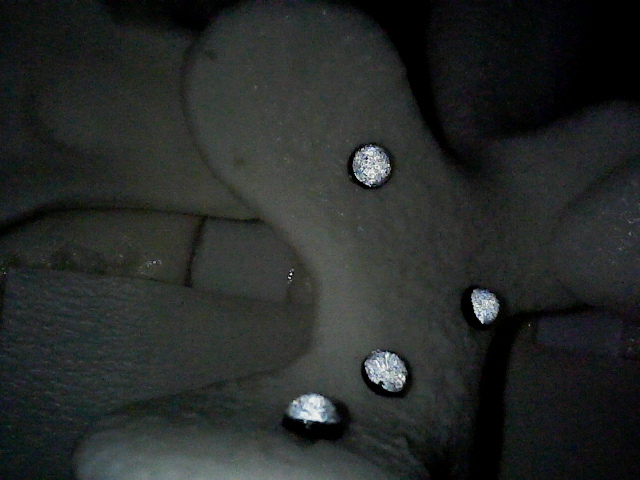
#> input picture Data_collection/calib_charuco/shot_004/led1.png, 640 x 480 px, found by its file name; its folder holds 3 pictures in this run; the run also reads 1 picture not shown here
$ python fusion_shot011.py
#> lines starting #> are read from the running program, lines starting #| are printed output that depends on the picture; after the words box and inside, x2 and y2 are one past the last pixel; in counts of white or black regions, pixels touching at a corner belong together
### scripts/reconstruction/bone_depth_batch.py
"""
Batch photometric-stereo depth estimation for the "BONE PICTURE" dataset.
================================================================================

This processes a whole folder of bone photos automatically. The capture rig
takes 4 photos per physical location/sample:

    pN-1.jpg   ALL LEDs on        (uniform reference - NOT used for stereo)
    pN-2.jpg   RIGHT LED only     (light from the +x / right side)
    pN-3.jpg   TOP   LED only     (light from the +y / upper side)
    pN-4.jpg   LEFT  LED only     (light from the -x / left side)

(The -1 = all-on / -2 = right / -3 = top / -4 = left convention was verified
 on all 17 locations: index 1 is always the most uniform image, and the other
 three are lit from the right, top and left respectively.)

METHOD  (identical in spirit to photometric_depth_test.py)
--------------------------------------------------------------------------------
  1. Take the 3 single-LED images. Each gives one brightness per pixel.
  2. Woodham photometric stereo: for every pixel solve the 3x3 linear system
         L @ g = I        ->     g = L^-1 @ I
     where the rows of L are the 3 known light directions and I is the pixel's
     3 brightnesses. Then  albedo = |g|  and  surface normal n = g / |g|.
  3. Turn the per-pixel normals into depth gradients
         p = d(depth)/d(col) = +nx/nz
         q = d(depth)/d(row) = -ny/nz
     and integrate them into a depth map z(x, y) with the Frankot-Chellappa
     Poisson solver (FFT, fast, no per-pixel loop -- this is the frequency
     domain integrator named in the original script's docstring).
  4. The result is a PER-PIXEL RELATIVE depth map (one heat-map per location)
     plus a few summary numbers per location written to a CSV.

UNITS / WHAT THE NUMBERS MEAN
--------------------------------------------------------------------------------
Plain photometric stereo recovers shape only up to an unknown overall offset
and scale (there is no coaxial point-light calibration image here, and you
asked to ignore the all-on shot). So the depth map is RELATIVE: the *shape*
and the relative height differences are meaningful, the absolute millimetre
value is not. The single number reported per location is the surface "relief"
(robust peak-to-valley range) in working-resolution pixel units. If
FIELD_WIDTH_IN is set to the real photo width, the CSV also reports that relief
in inches. See the note at the bottom of this file for how to add absolute
physical calibration later.

HOW TO RUN
--------------------------------------------------------------------------------
    pip install numpy opencv-python scipy matplotlib
    python bone_depth_batch.py

Edit INPUT_FOLDER below to point at your downloaded copy of the folder.
Everything else (light geometry, working resolution, what to save) is in the
CONFIG block right under the imports so you can tweak it without touching the
algorithm.
"""

import os
import re
import csv
import glob
import json
import numpy as np
import cv2

HERE = os.path.dirname(os.path.abspath(__file__))
PROJECT_ROOT = os.path.abspath(os.path.join(HERE, "..", ".."))


def project_path(*parts):
    return os.path.join(PROJECT_ROOT, *parts)

# Matplotlib is only needed for the labelled heat-map / panel figures.
# If you don't have it, set SAVE_FIGURES = False and you'll still get the
# raw colour depth PNGs (via OpenCV) and the CSV.
try:
    import matplotlib
    matplotlib.use("Agg")          # no display needed, just write files
    import matplotlib.pyplot as plt
    HAVE_MPL = True
except Exception:
    HAVE_MPL = False


# =============================================================================
# CONFIG  -- edit these, not the algorithm below
# =============================================================================

# Folder containing the pN-M.jpg images (downloaded from the Drive folder).
INPUT_FOLDER = project_path("data", "bone_picture")

# Where results are written (created automatically).
OUTPUT_FOLDER = project_path("depth_outputs")

# Filename pattern. Group 1 = location number, group 2 = photo number (1..4).
FILENAME_RE = re.compile(r"^p(\d+)-(\d+)\.(?:jpg|jpeg|png)$", re.IGNORECASE)

# Which photo index is the "all LEDs on" reference (ignored by the stereo solve,
# used only for colour / visualisation). Set to None if you have no such frame.
ALL_ON_INDEX = 1

# The three single-LED photos and the in-plane azimuth of each light.
#   azimuth 0 deg  = light comes from the RIGHT (+x)
#   azimuth 90 deg = light comes from the TOP / above (+y, "up" in the image)
#   azimuth 180    = light comes from the LEFT (-x)
#   azimuth 270    = light comes from BELOW (-y)
# These are the TRUE physical rig layout: three identical LEDs arranged
# symmetrically around the lens at RIGHT (0), TOP (90), LEFT (180). This matches
# nearfield_lambertian.PHYSICAL_LED_AZIMUTH_DEG so both pipelines agree on the
# hardware. (An earlier data-fit put the top LED at ~55 deg from shading
# centroids, but that was an APPARENT-shading artifact of the far-field model,
# not the real emitter position; the physical rig is symmetric.)
# Adjust if your rig differs, or set ESTIMATE_AZIMUTH_FROM_IMAGES = True.
SINGLE_LED_AZIMUTH_DEG = {
    2: 0.0,     # pN-2  -> RIGHT LED
    3: 90.0,    # pN-3  -> TOP   LED (straight up; symmetric physical rig)
    4: 180.0,   # pN-4  -> LEFT  LED
}

# Elevation of every LED above the surface plane, in degrees. 90 = straight on
# (coaxial), 0 = grazing from the side. The cameras/LEDs here light the bone
# from fairly oblique angles; ~40 deg is a reasonable default. This mainly
# affects the vertical exaggeration of the recovered surface, not its shape.
LIGHT_ELEVATION_DEG = 40.0

# If True, ignore SINGLE_LED_AZIMUTH_DEG and instead estimate each LED's azimuth
# from the data (image minus the per-location mean -> where that LED adds light).
# Robust and rig-agnostic, but the manual values above are usually cleaner.
ESTIMATE_AZIMUTH_FROM_IMAGES = False

# Downscale the long edge to this many pixels before processing. Photometric
# depth doesn't need full resolution and this keeps each location fast.
# Set to None to use full resolution (slower, sharper).
WORK_LONG_EDGE = 640

# Camera calibration from Endoscope_Calibration.py. When enabled, each raw input
# photo is undistorted before resizing and before photometric stereo. For best
# results, calibrate with the same camera resolution/aspect ratio as the bone
# photos. This loader also accepts the older calibration.npz format.
CALIBRATION_FILE = project_path("calibration", "calibration.txt")
UNDISTORT_INPUTS = True
UNDISTORT_ALPHA = 0.0        # 0=crop invalid borders, 1=keep full FOV with borders

# Calibration numbers from calibration.txt (Endoscope_Calibration.py,
# 2026-07-07: 51 checkerboard images at 1280x720, reprojection error 0.107 px).
# Baked in so the pipeline runs even without the file; if CALIBRATION_FILE
# exists it takes priority, so a fresh recalibration is picked up automatically.
EMBEDDED_CALIBRATION = {
    "camera_matrix": [
        [1587.9838343574543, 0.0, 646.3018190391646],
        [0.0, 1194.2225409787034, 339.6362448973934],
        [0.0, 0.0, 1.0],
    ],
    "dist_coeffs": [[
        0.13490056551012142,
        -0.41856699112495277,
        -0.0038193583132642497,
        0.0017845237107306754,
        -2.5471458381780363,
    ]],
    "image_size": [1280, 720],
    "reprojection_error": 0.10696129323542458,
}

# Real width of the area shown by each photo, in inches. This is only used to
# add inch-scale relief columns to the CSV; the solver itself works in relative
# pixel units. 37 mm is the MEASURED field-of-view width of the endoscope rig
# (measured 2026-07-07, replacing the old 30 mm placeholder). Set to None for
# pixel-only output.
FIELD_WIDTH_IN = 37.0 / 25.4

# Remove specular glints (bright, low-saturation spots) before solving. Bone is
# glossy when wet and specular highlights break the Lambertian assumption.
REMOVE_SPECULAR = True

# Sign of the output depth. With the convention here, larger value = farther
# from the camera. Flip this if your heat-maps look inverted for your rig.
DEPTH_SIGN = +1.0

# What to write per location.
SAVE_DEPTH_PNG = True     # colour depth heat-map (always; uses OpenCV if no MPL)
SAVE_NORMALS_PNG = True   # RGB-encoded surface normals
SAVE_PANEL = True         # multi-panel figure (needs matplotlib)
SAVE_PLY = False          # 3-D point cloud (open in MeshLab/CloudCompare)

# Robust percentiles used both for the colour range and the "relief" number.
LOW_PCT, HIGH_PCT = 2.0, 98.0


# =============================================================================
# Light geometry
# =============================================================================

# [33 lines left out: functions light_vector, estimate_azimuths, not called in this run]


# =============================================================================
# Image helpers
# =============================================================================

_CALIBRATION_CACHE = None
_CALIBRATION_LOAD_ATTEMPTED = False
_CALIBRATION_SIZE_WARNED = False


def load_camera_calibration(path=CALIBRATION_FILE):
    """Load camera intrinsics/distortion from calibration.txt or calibration.npz.

    Falls back to EMBEDDED_CALIBRATION (the same numbers baked into this
    script) if the file is missing or unreadable.
    """
    global _CALIBRATION_CACHE, _CALIBRATION_LOAD_ATTEMPTED
    if _CALIBRATION_LOAD_ATTEMPTED:
        return _CALIBRATION_CACHE
    _CALIBRATION_LOAD_ATTEMPTED = True

    camera_matrix = dist_coeffs = image_size = error = source = None
    if path and os.path.exists(path):
        try:
            if path.lower().endswith(".npz"):
                data = np.load(path)
                camera_matrix = data["camera_matrix"]
                dist_coeffs = data["dist_coeffs"]
                image_size = data["image_size"] if "image_size" in data.files else None
                error = float(data["reprojection_error"]) if "reprojection_error" in data.files else None
            else:
                with open(path, "r", encoding="utf-8") as f:
                    data = json.load(f)
                camera_matrix = data["camera_matrix"]
                dist_coeffs = data["dist_coeffs"]
                image_size = data.get("image_size")
                error = data.get("reprojection_error")
            source = path
        except Exception as exc:
            print(f"  [warn] could not load camera calibration {path}: {exc}")

    if camera_matrix is None:
        print(f"  [info] calibration file unavailable ({path}); "
              "using calibration numbers embedded in this script")
        camera_matrix = EMBEDDED_CALIBRATION["camera_matrix"]
        dist_coeffs = EMBEDDED_CALIBRATION["dist_coeffs"]
        image_size = EMBEDDED_CALIBRATION["image_size"]
        error = EMBEDDED_CALIBRATION["reprojection_error"]
        source = "embedded calibration (from calibration.txt)"

    calib_size = None
    if image_size is not None:
        calib_size = tuple(int(v) for v in image_size)
    _CALIBRATION_CACHE = dict(camera_matrix=np.asarray(camera_matrix, dtype=np.float64),
                              dist_coeffs=np.asarray(dist_coeffs, dtype=np.float64),
                              image_size=calib_size,
                              reprojection_error=error,
                              path=source)
    return _CALIBRATION_CACHE


def scaled_camera_matrix(camera_matrix, calib_size, image_size):
    """Scale K from calibration image size to the current image size."""
    if not calib_size:
        return camera_matrix.copy()
    calib_w, calib_h = calib_size
    image_w, image_h = image_size
    sx = image_w / float(calib_w)
    sy = image_h / float(calib_h)
    K = camera_matrix.copy()
    K[0, 0] *= sx
    K[0, 2] *= sx
    K[1, 1] *= sy
    K[1, 2] *= sy
    return K


def undistort_bgr(bgr):
    """Apply lens undistortion using calibration.txt, if enabled/available."""
    global _CALIBRATION_SIZE_WARNED
    if not UNDISTORT_INPUTS:
        return bgr

    calib = load_camera_calibration()
    if calib is None:
        return bgr

    h, w = bgr.shape[:2]
    calib_size = calib["image_size"]
    if calib_size:
        calib_aspect = calib_size[0] / float(calib_size[1])
        image_aspect = w / float(h)
        if abs(calib_aspect - image_aspect) > 0.02 and not _CALIBRATION_SIZE_WARNED:
            print("  [warn] calibration image size "
                  f"{calib_size[0]}x{calib_size[1]} differs from input {w}x{h}; "
                  "using scaled intrinsics. Best calibration uses the same "
                  "resolution/aspect ratio as the bone photos.")
            _CALIBRATION_SIZE_WARNED = True

    K = scaled_camera_matrix(calib["camera_matrix"], calib_size, (w, h))
    dist = calib["dist_coeffs"]
    new_K, _ = cv2.getOptimalNewCameraMatrix(K, dist, (w, h),
                                             UNDISTORT_ALPHA, (w, h))
    return cv2.undistort(bgr, K, dist, None, new_K)


def srgb_to_linear(rgb):
    """Undo the sRGB display gamma so values are linear light for the solve.

    JPEGs are sRGB-encoded; the Lambertian solve (I = albedo * n.L) needs LINEAR
    irradiance. Feeding encoded values makes gentle slopes come out ~2x too
    shallow and warps the shape non-linearly, so linearise before solving.
    """
    return np.where(rgb <= 0.04045, rgb / 12.92, ((rgb + 0.055) / 1.055) ** 2.4)


def to_luminance(rgb):
    """RGB (float 0..1, channel order R,G,B) -> single brightness channel.

    Standard Rec.601 luma; bone is near-grey so the exact weights barely matter.
    """
    return 0.299 * rgb[..., 0] + 0.587 * rgb[..., 1] + 0.114 * rgb[..., 2]


def load_rgb(path, long_edge=None):
    """Load an image as float RGB in [0, 1], optionally downscaled."""
    bgr = cv2.imread(path, cv2.IMREAD_COLOR)
    if bgr is None:
        raise IOError(f"could not read {path}")
    bgr = undistort_bgr(bgr)
    if long_edge is not None:
        h, w = bgr.shape[:2]
        scale = long_edge / max(h, w)
        if scale < 1.0:
            bgr = cv2.resize(bgr, (round(w * scale), round(h * scale)),
                             interpolation=cv2.INTER_AREA)
    rgb = cv2.cvtColor(bgr, cv2.COLOR_BGR2RGB).astype(np.float32) / 255.0
    return rgb


def detect_specular_mask(rgb, brightness_thresh=0.92, sat_thresh=0.25):
    """Mask pixels that are both very bright AND low-saturation (mirror glints)."""
    lum = to_luminance(rgb)
    max_c = rgb.max(axis=-1)
    min_c = rgb.min(axis=-1)
    sat = np.where(max_c > 1e-6, (max_c - min_c) / (max_c + 1e-6), 0.0)
    return (lum > brightness_thresh) & (sat < sat_thresh)


def inpaint_specular(lum, mask, iterations=15):
    """Fill masked (glint) pixels by repeated neighbour averaging."""
    if not mask.any():
        return lum
    from scipy.ndimage import gaussian_filter
    filled = lum.copy()
    filled[mask] = 0.0
    for _ in range(iterations):
        blur = gaussian_filter(filled, sigma=2.0)
        filled[mask] = blur[mask]
    return filled


def solve_luminance(rgb):
    """sRGB image -> LINEAR luminance ready for photometric stereo.

    The single brightness channel every consumer should feed to the solve:
    linearise the gamma, convert to Rec.601 brightness, and inpaint specular
    glints. (Glints are detected on the perceptual sRGB image.) Centralising
    this keeps gamma + glint handling identical across all three scripts.
    """
    lum = to_luminance(srgb_to_linear(rgb))
    if REMOVE_SPECULAR:
        lum = inpaint_specular(lum, detect_specular_mask(rgb))
    return lum


# [360 lines left out: functions balance_exposure, bone_mask, photometric_stereo, integrate_frankot_chellappa, _fc_solve, normals_to_depth and 6 more, not called in this run]


# [2 lines that do not run on import are left out]


# =============================================================================
# NOTE - getting ABSOLUTE depth (inches/mm) later, if you ever need it
# -----------------------------------------------------------------------------
# Photometric stereo alone gives shape up to scale. To pin the absolute scale
# you need one extra constraint, e.g. a coaxial point-light image (single LED
# next to the lens) where brightness I = albedo * power / r^2, so
#       r = sqrt(albedo * power / I)
# gives true distance at the brightest (nearest, head-on) pixels. Capture such
# a frame, recover r there in your chosen physical unit, and shift+scale this
# relative z to match. That is exactly the calibrate_scale_with_coaxial() step
# in photometric_depth_test.py.
# =============================================================================

### marker_pipeline/fusion_shot011.py
"""
shot_011 depth by FUSING the two near-field cues:
  * inverse-square attenuation  -> robust low-frequency / absolute depth,
  * directional photometric stereo (4 images) -> high-frequency, albedo-free detail.

Naive near-field PS (joint solve) lets the ill-conditioned lateral part inject a
low-frequency ramp. Instead we frequency-split: low-freq from attenuation,
high-freq from the PS normals. z_fused = LP(z_att) + [z_ps - LP(z_ps)].

Real calibration for undistortion + intrinsics, corrected 6.55 mm offset, markers
inpainted. Run: python fusion_shot011.py
"""

import os
import sys
import numpy as np
import cv2
import matplotlib
matplotlib.use("Agg")
import matplotlib.pyplot as plt
from scipy.ndimage import gaussian_filter

HERE = os.path.dirname(os.path.abspath(__file__))
sys.path.insert(0, HERE)
sys.path.insert(0, os.path.join(HERE, "..", "scripts", "reconstruction"))
import bone_depth_batch as bd
import nearfield_lambertian as nf
from nearfield_shot_depth import provisional_calibration
from nearfield_shot011_calibrated import undistorted_intrinsics

SHOT = "shot_011"
WD = 80.0            # CT-derived working distance
LP_SIGMA = 30        # px; low-pass cutoff separating "shape" from "detail"


def main():
    d = bd.project_path("Data_collection", "shots", SHOT)
    dark = bd.load_rgb(os.path.join(d, "dark.png"), bd.WORK_LONG_EDGE)
#> (reads calibration/calibration.txt from the repository)
    lums, ref = [], None
    for i in (1, 2, 3, 4):
        rgb = bd.load_rgb(os.path.join(d, f"led{i}.png"), bd.WORK_LONG_EDGE)
#> call 2 of load_rgb, with path = 'Data_collection/shots/shot_011/led1.png', long_edge = 640
#> in load_rgb, bgr is the input picture: shape (480, 640, 3); mean B, G, R 40.4, 41.9, 38.5
#> in undistort_bgr (call 2), `return cv2.undistort(bgr, K, dist, None, new_K)`:
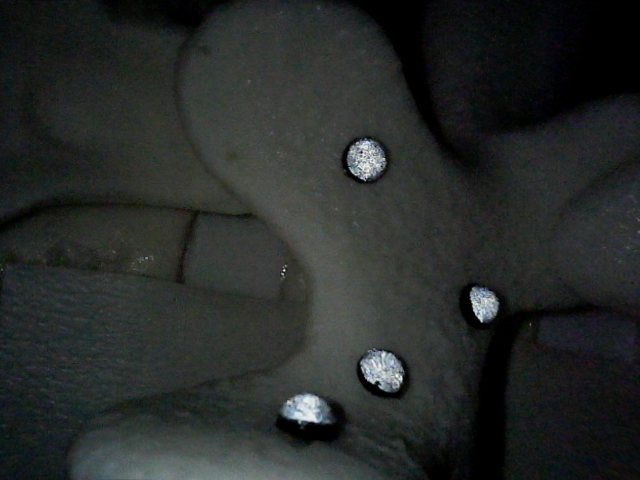
#> returned value: shape (480, 640, 3); mean of channels 0, 1, 2 41.1, 42.6, 39.1; drawn as B, G, R
        if i == 1:
            ref = rgb
        lums.append(bd.solve_luminance(np.clip(rgb - dark, 0, 1)))   # markers inpainted
#> in srgb_to_linear, `return np.where(rgb <= 0.04045, rgb / 12.92, ((rgb + 0.055) / 1.055) *..`:
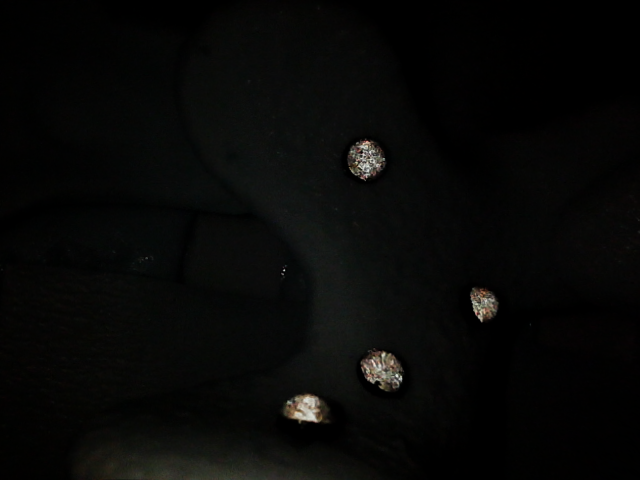
#> returned value: shape (480, 640, 3) float32; mean of channels 0, 1, 2 0.0288, 0.0333, 0.0316; drawn as B, G, R
#> in detect_specular_mask, `sat = np.where(max_c > 1e-6, (max_c - min_c) / (max_c + 1e-6), 0.0)`:
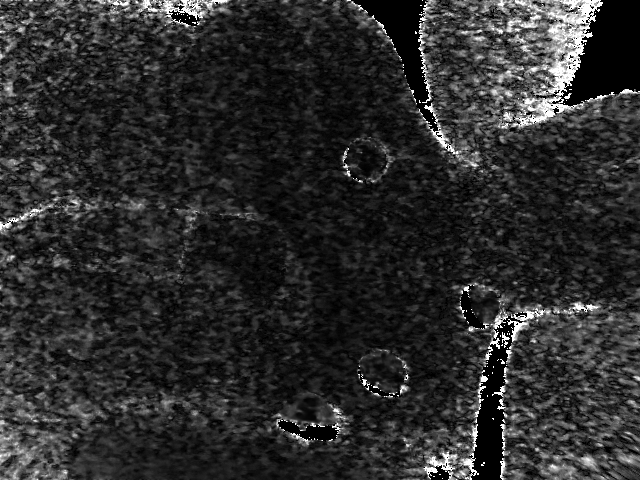
#> sat: shape (480, 640) float32; min 0, max 1, mean 0.176
#> in detect_specular_mask, `return (lum > brightness_thresh) & (sat < sat_thresh)`:
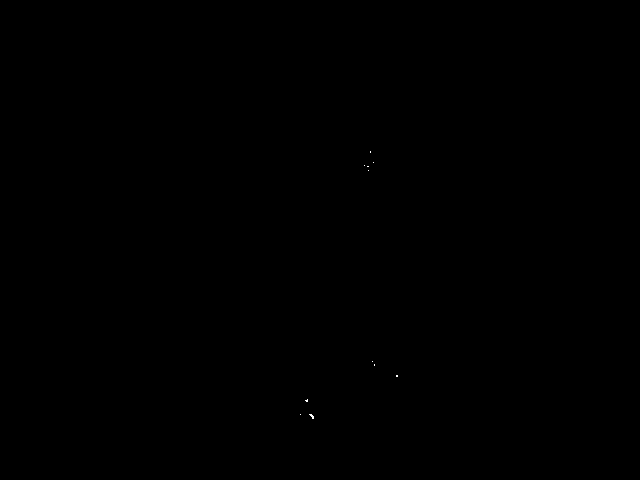
#> returned value: shape (480, 640) bool; 0.01% white in thin lines or dots, all inside (x1, y1, x2, y2) = (300, 151, 398, 419)
    H, W = lums[0].shape
    fx, fy, cx, cy = undistorted_intrinsics()

    # --- cue 1: inverse-square attenuation depth (low-freq / absolute) ---
    I = np.mean(lums, axis=0)
    mask = bd.bone_mask(I)
    r = 1.0 / np.sqrt(np.maximum(I, 1e-4))
    z_att = r * (WD / (np.median(r[mask]) if mask.any() else np.median(r)))
    z_att = z_att - np.median(z_att[mask])          # relative, mm

    # --- cue 2: directional near-field PS depth (for its high-freq) ---
    # luminance frames, NOT exposure-balanced (keep the attenuation the model uses)
    z_ps, normals, _ = nf.nearfield_stereo(lums, fx, fy, cx, cy, WD,
                                           provisional_calibration())
    z_ps = z_ps - np.median(z_ps[mask])

    # --- fuse: low-freq from attenuation, high-freq from PS ---
    z_fused = gaussian_filter(z_att, LP_SIGMA) + \
        (z_ps - gaussian_filter(z_ps, LP_SIGMA))

    def relief(z):
        v = z[mask] if mask.any() else z.ravel()
        return float(np.percentile(v, 98) - np.percentile(v, 2))

    # --- figure: three depth maps ---
    fig, axes = plt.subplots(1, 3, figsize=(14, 4.6), dpi=120)
    fig.patch.set_facecolor("#f5f5f0")
    for ax, z, title in zip(
            axes, [z_att, z_ps, z_fused],
            [f"inverse-square (attenuation)\nrelief {relief(z_att):.1f} mm",
             f"directional PS (4 images)\nrelief {relief(z_ps):.1f} mm",
             f"FUSED  (LP attenuation + HP PS)\nrelief {relief(z_fused):.1f} mm"]):
        v = z[mask] if mask.any() else z
        lo, hi = np.percentile(v, [2, 98])
        im = ax.imshow(z, cmap="turbo", vmin=lo, vmax=hi)
        ax.set_title(title, fontsize=10, fontweight="bold"); ax.axis("off")
        plt.colorbar(im, ax=ax, shrink=0.7, pad=0.02)
    fig.suptitle(f"{SHOT} — inverse-square + photometric stereo, fused",
                 fontsize=13, fontweight="bold", y=1.02)
    out = bd.project_path("depth_outputs", "nearfield", f"{SHOT}_fusion.png")
    os.makedirs(os.path.dirname(out), exist_ok=True)
    fig.savefig(out, bbox_inches="tight", facecolor="#f5f5f0"); plt.close(fig)
    print(f"relief mm: attenuation {relief(z_att):.1f} | PS {relief(z_ps):.1f} | "
          f"fused {relief(z_fused):.1f}")
    print(f"slide -> {out}")


if __name__ == "__main__":
#> (the run stopped early here; a loop or call above may not have finished)
